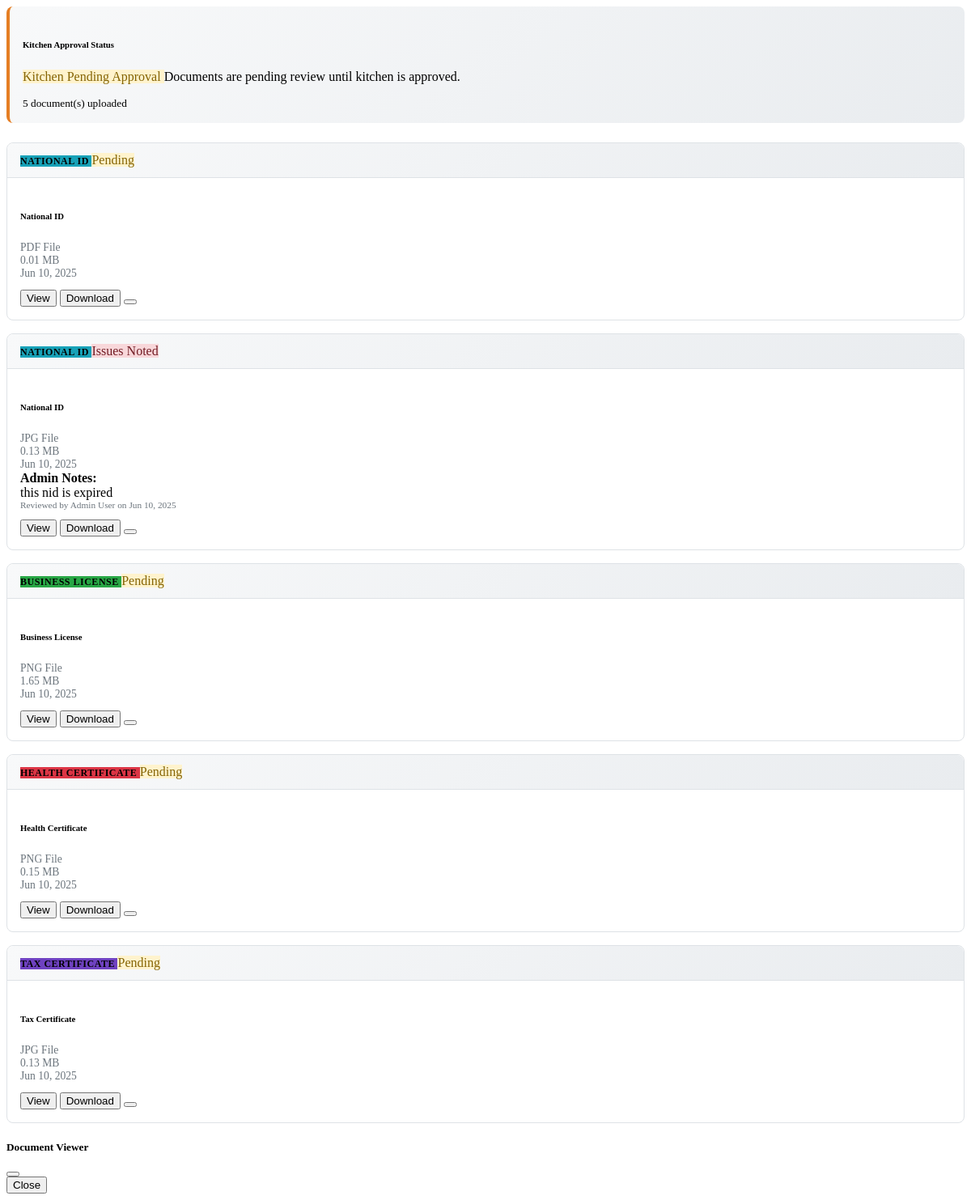
Screenshot of /admin/c/c/get_kitchen_documents.php?id=95 with the database file from the repository.
### tables this page shows
CREATE TABLE `kitchen_documents` (
  `doc_id` int(11) NOT NULL,
  `kitchen_id` int(11) NOT NULL,
  `document_type` enum('national_id','business_license','health_certificate','tax_certificate','kitchen_photos','other') NOT NULL,
  `document_name` varchar(255) NOT NULL,
  `file_path` varchar(500) NOT NULL,
  `file_size` int(11) DEFAULT NULL,
  `file_type` varchar(100) DEFAULT NULL,
  `upload_date` timestamp NOT NULL DEFAULT current_timestamp(),
  `admin_notes` text DEFAULT NULL,
  `reviewed_by` int(11) DEFAULT NULL,
  `reviewed_at` timestamp NULL DEFAULT NULL
);

CREATE TABLE `cloud_kitchen_owner` (
  `user_id` int(11) NOT NULL,
  `start_year` year(4) NOT NULL,
  `c_n_id` varchar(50) NOT NULL,
  `status` enum('active','suspended','blocked') DEFAULT 'active',
  `orders_count` int(11) DEFAULT 0,
  `business_name` varchar(255) NOT NULL,
  `registration_date` timestamp NOT NULL DEFAULT current_timestamp(),
  `years_of_experience` enum('Beginner (0-1 years)','Intermediate (2-3 years)','Advanced (4-5 years)','Expert (6+ years)') NOT NULL,
  `customized_orders` tinyint(1) DEFAULT 0,
  `average_rating` decimal(3,2) DEFAULT 0.00,
  `is_approved` tinyint(1) DEFAULT 0,
  `speciality_id` int(11) NOT NULL,
  `suspension_reason` text DEFAULT NULL,
  `suspension_date` timestamp NULL DEFAULT NULL,
  `suspended_by` int(11) DEFAULT NULL
);

CREATE TABLE `users` (
  `user_id` int(11) NOT NULL,
  `u_name` varchar(100) NOT NULL,
  `mail` varchar(100) NOT NULL,
  `phone` varchar(20) NOT NULL,
  `password` varchar(255) NOT NULL,
  `reset_token` varchar(255) DEFAULT NULL,
  `reset_token_expiry` datetime DEFAULT NULL,
  `u_role` enum('admin','external_user','delivery_man') NOT NULL,
  `created_at` timestamp NOT NULL DEFAULT current_timestamp(),
  `last_login` timestamp NULL DEFAULT NULL
);

### admin/c/c/get_kitchen_documents.php (the view, shortened to what this page needs)
<?php
require_once 'connection.php';
$kitchen_id = (int)($_GET['id'] ?? 0);
try {
    $kitchenQuery = "SELECT is_approved FROM cloud_kitchen_owner WHERE user_id = ?";
    $kitchenStmt = $conn->prepare($kitchenQuery);
    $kitchenStmt->bind_param("i", $kitchen_id);
    if (!$kitchenStmt->execute()) {
        throw new Exception("Kitchen query execute failed: " . $kitchenStmt->error);
    }
    $kitchenResult = $kitchenStmt->get_result();
    $kitchenData = $kitchenResult->fetch_assoc();
    $isKitchenApproved = $kitchenData['is_approved'] ?? 0;
    $query = "SELECT kd.*, a.u_name as reviewed_by_name
              FROM kitchen_documents kd
              LEFT JOIN admin ad ON kd.reviewed_by = ad.user_id
              LEFT JOIN users a ON ad.user_id = a.user_id
              WHERE kd.kitchen_id = ?
              ORDER BY kd.document_type, kd.upload_date DESC";
    $stmt = $conn->prepare($query);
    $stmt->bind_param("i", $kitchen_id);
    if (!$stmt->execute()) {
        throw new Exception("Documents query execute failed: " . $stmt->error);
    }
    $result = $stmt->get_result();
    $documents = [];
    if ($result->num_rows > 0) {
        while ($row = $result->fetch_assoc()) {
            $documents[] = $row;
        }
    }
} catch (Exception $e) {
    error_log("Error in get_kitchen_documents.php: " . $e->getMessage());
    echo '<div class="alert alert-danger">';
    echo '<i class="fas fa-exclamation-circle me-2"></i>';
    echo '<strong>Database Error:</strong> ' . htmlspecialchars($e->getMessage());
    echo '<br><small>Kitchen ID: ' . $kitchen_id . '</small>';
    echo '</div>';
    exit();
}
?>
<div class="documents-container">
    <div class="kitchen-status-info">
        <div class="row align-items-center">
            <div class="col-md-8">
                <h6 class="mb-2">
                    <i class="fas fa-info-circle me-2"></i>Kitchen Approval Status
                </h6>
                <p class="mb-0">
                    <?php if ($isKitchenApproved): ?>
                        <span class="badge status-approved me-2">
                            <i class="fas fa-check me-1"></i>Kitchen Approved
                        </span>
                        All documents are considered approved with the kitchen registration.
                    <?php else: ?>
                        <span class="badge status-pending me-2">
                            <i class="fas fa-clock me-1"></i>Kitchen Pending Approval
                        </span>
                        Documents are pending review until kitchen is approved.
                    <?php endif; ?>
                </p>
            </div>
            <div class="col-md-4 text-md-end">
                <small class="text-muted">
                    <?php echo count($documents); ?> document(s) uploaded
                </small>
            </div>
        </div>
    </div>
    <?php if (empty($documents)): ?>
        <div class="empty-documents">
            <i class="fas fa-folder-open fa-3x mb-3" style="color: #dee2e6;"></i>
            <h5>No Documents Found</h5>
            <p>This kitchen owner hasn't uploaded any documents yet.</p>
        </div>
    <?php else: ?>
        <div class="row">
            <?php
            $document_types = [
                'national_id' => ['National ID', 'fas fa-id-card', '#17a2b8'],
                'business_license' => ['Business License', 'fas fa-certificate', '#28a745'],
                'health_certificate' => ['Health Certificate', 'fas fa-medkit', '#dc3545'],
                'tax_certificate' => ['Tax Certificate', 'fas fa-receipt', '#6f42c1'],
                'kitchen_photos' => ['Kitchen Photos', 'fas fa-camera', '#fd7e14'],
                'other' => ['Other Documents', 'fas fa-file-alt', '#6c757d']
            ];
            foreach ($documents as $doc):
                $type_info = $document_types[$doc['document_type']] ?? $document_types['other'];
                $file_size_mb = round($doc['file_size'] / 1048576, 2);
                $hasAdminNotes = !empty($doc['admin_notes']);
                if ($isKitchenApproved && !$hasAdminNotes) {
                    $docStatus = 'approved';
                    $statusLabel = 'Approved';
                } elseif ($hasAdminNotes) {
                    $docStatus = 'rejected';
                    $statusLabel = 'Issues Noted';
                } else {
                    $docStatus = 'pending';
                    $statusLabel = 'Pending';
                }
            ?>
                <div class="col-md-6 col-lg-4">
                    <div class="document-card">
                        <div class="document-header">
                            <div class="d-flex justify-content-between align-items-center">
                                <span class="doc-type-badge badge" style="background-color: <?php echo $type_info[2]; ?>;">
                                    <?php echo $type_info[0]; ?>
                                </span>
                                <span class="badge status-<?php echo $docStatus; ?>">
                                    <?php echo $statusLabel; ?>
                                </span>
                            </div>
                        </div>
                        <div class="document-body">
                            <h6 class="mb-2"><?php echo htmlspecialchars($doc['document_name']); ?></h6>
                            <div class="file-info mb-2">
                                <div><i class="fas fa-file me-1"></i> <?php echo strtoupper(pathinfo($doc['file_path'], PATHINFO_EXTENSION)); ?> File</div>
                                <div><i class="fas fa-hdd me-1"></i> <?php echo $file_size_mb; ?> MB</div>
                                <div><i class="fas fa-calendar me-1"></i> <?php echo date('M j, Y', strtotime($doc['upload_date'])); ?></div>
                            </div>
                            <?php if ($doc['admin_notes']): ?>
                                <div class="alert alert-sm alert-warning">
                                    <strong><i class="fas fa-exclamation-triangle me-1"></i>Admin Notes:</strong><br>
                                    <?php echo htmlspecialchars($doc['admin_notes']); ?>
                                </div>
                            <?php endif; ?>
                            <?php if ($doc['reviewed_by'] && $doc['reviewed_at']): ?>
                                <div class="file-info">
                                    <small>
                                        Reviewed by <?php echo htmlspecialchars($doc['reviewed_by_name']); ?>
                                        on <?php echo date('M j, Y', strtotime($doc['reviewed_at'])); ?>
                                    </small>
                                </div>
                            <?php endif; ?>
                            <div class="document-actions">
                                <div class="btn-group w-100">
                                    <button class="btn btn-outline-primary btn-sm" onclick="viewDocument(<?php echo $doc['doc_id']; ?>, '<?php echo addslashes($doc['file_path']); ?>', '<?php echo $doc['file_type']; ?>')">
                                        <i class="fas fa-eye me-1"></i>View
                                    </button>
                                    <button class="btn btn-outline-success btn-sm" onclick="downloadDocument(<?php echo $doc['doc_id']; ?>, '<?php echo addslashes($doc['file_path']); ?>')">
                                        <i class="fas fa-download me-1"></i>Download
                                    </button>
                                    <?php if (!$isKitchenApproved): ?>
                                        <button class="btn btn-outline-warning btn-sm" onclick="addDocumentNotes(<?php echo $doc['doc_id']; ?>, '<?php echo addslashes($doc['admin_notes'] ?? ''); ?>')" title="Add Notes">
                                        </button>
                                    <?php endif; ?>
                                </div>
                            </div>
                        </div>
                    </div>
                </div>
            <?php endforeach; ?>
        </div>
    <?php endif; ?>
</div>
<div class="modal fade" id="documentViewerModal" tabindex="-1">
    <div class="modal-dialog modal-lg">
        <div class="modal-content">
            <div class="modal-header">
                <h5 class="modal-title">Document Viewer</h5>
                <button type="button" class="btn-close" data-bs-dismiss="modal"></button>
            </div>
            <div class="modal-footer">
                <button type="button" class="btn btn-secondary" data-bs-dismiss="modal">Close</button>
            </div>
        </div>
    </div>
</div>

### admin/c/c/get_kitchen_documents.php (style rules this page uses)
.document-card { border: 1px solid #dee2e6; border-radius: 8px; margin-bottom: 1rem; transition: all 0.3s ease; }
.document-header { background: linear-gradient(135deg, #f8f9fa 0%, #e9ecef 100%); padding: 0.75rem 1rem; border-bottom: 1px solid #dee2e6; border-radius: 8px 8px 0 0; }
.document-body { padding: 1rem; }
.doc-type-badge { font-size: 0.75rem; text-transform: uppercase; font-weight: 600; letter-spacing: 0.5px; }
.file-info { font-size: 0.85rem; color: #6c757d; }
.document-actions { margin-top: 0.75rem; }
.status-pending { background: #fff3cd; color: #856404; }
.status-rejected { background: #f8d7da; color: #721c24; }
.kitchen-status-info { background: linear-gradient(135deg, #f8f9fa 0%, #e9ecef 100%); border-radius: 8px; padding: 1rem; margin-bottom: 1.5rem; border-left: 4px solid #e57e24; }

### rows the page displays
kitchen_documents: document_type "NATIONAL ID", statusLabel "Pending", document_name "National ID", file_path "PDF", file_size "0.01", upload_date "Jun 10, 2025"
kitchen_documents: document_type "NATIONAL ID", statusLabel "Issues Noted", document_name "National ID", file_path "JPG", file_size "0.13", upload_date "Jun 10, 2025", admin_notes "this nid is expired", users.u_name "Admin User", reviewed_at "Jun 10, 2025"
kitchen_documents: document_type "BUSINESS LICENSE", statusLabel "Pending", document_name "Business License", file_path "PNG", file_size "1.65", upload_date "Jun 10, 2025"
kitchen_documents: document_type "HEALTH CERTIFICATE", statusLabel "Pending", document_name "Health Certificate", file_path "PNG", file_size "0.15", upload_date "Jun 10, 2025"
kitchen_documents: document_type "TAX CERTIFICATE", statusLabel "Pending", document_name "Tax Certificate", file_path "JPG", file_size "0.13", upload_date "Jun 10, 2025"

### other values shown
count($documents) "5"
